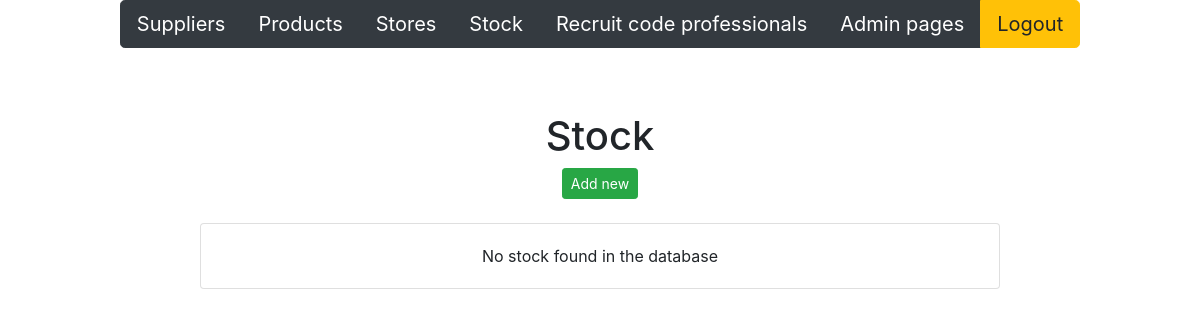
Before: /stock/ (signed in) with the older database file.
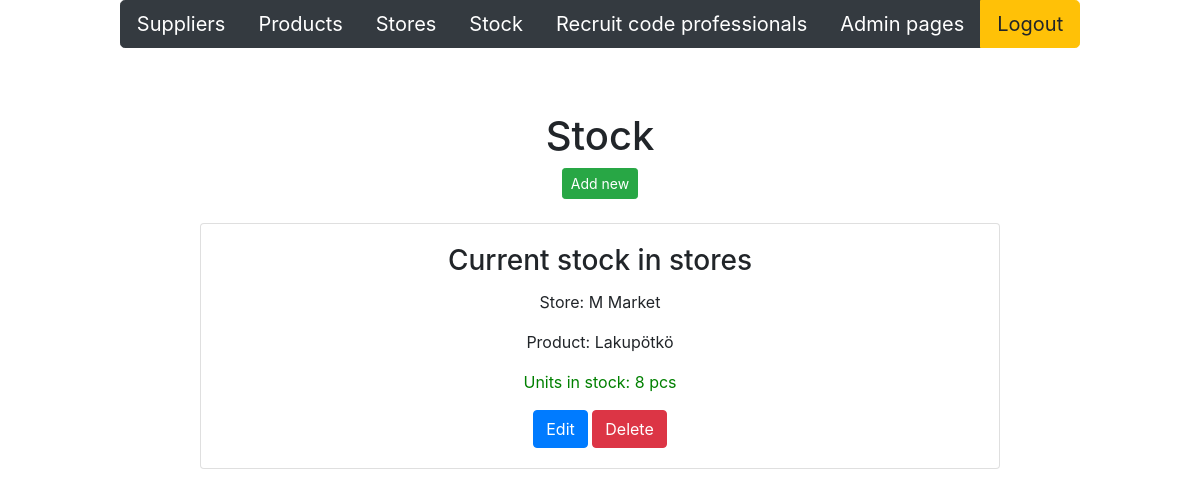
After: the same page with the newer database file.
### app/models.py (models this page shows, shortened)
class Stock(models.Model):
    store = models.ForeignKey(Store, on_delete=models.CASCADE)
    product = models.ForeignKey(Product, on_delete=models.CASCADE)
    quantity = models.IntegerField(default=0)

class Store(models.Model):
    storename = models.CharField(max_length = 50, default="kauppa")
    storemanager = models.CharField(max_length = 50, default="henkilö")
    location = models.CharField(max_length = 100, default="sijainti")
    city = models.CharField(max_length = 30, default="kaupunki")

class Product(models.Model):
    productname = models.CharField(max_length = 20, default = "laku")
    packagesize = models.CharField(max_length = 20, default = 3)
    unitprice = models.DecimalField(max_digits=8, decimal_places=2, default=1.00)
    unitsinstock = models.IntegerField(default = 3)
    supplier = models.ForeignKey(Supplier, on_delete=models.CASCADE)

### app/views.py (the view)
# urls.py: path('stock/', stocklistview),
def stocklistview(request):
    if not request.user.is_authenticated:
        return render(request, 'loginpage.html')
    else:
        stocklist = Stock.objects.all()
        storelist = Store.objects.all()
        productlist = Product.objects.all()
        context = {'stock': stocklist, 'stores': storelist, 'products': productlist}
        return render (request,"stocklist.html",context)

### app/templates/stocklist.html (shortened to what this page needs)
{% extends 'index.html' %}
{% block content %}
<br />
<br />
<h1>Stock</h1>
<button onclick="showaddform()" class="btn btn-success btn-sm">Add new</button>
<br>
<br>
{% for v in stock %}
<div class="card" style="width: 50rem;">
    <div class="card-body">
        <h3 class="card-title">Current stock in stores </h3>
        <p class="card-text">Store: {{v.store.storename}}</p>
        <p class="card-text">Product: {{v.product.productname}}</p>
        {% if v.quantity == 0 %}
        <p class="card-text" style="color: red;">Out of stock!</p>
        {% else %}
        <p class="card-text" style="color: green;">
            Units in stock: {{v.quantity}} pcs
        </p>
        {% endif %}
        <a href="/edit-stock-get/{{v.id}}/" class="btn btn-primary">Edit</a>
        <a href="/confirm-delete-stock/{{v.id}}/" class="btn btn-danger">Delete</a>
    </div>
</div>
{% empty %}
<div class="card" style="width: 50rem;">
    <div class="card-body">
        <p class="card-text">No stock found in the database </p>
    </div>
</div>
{%endfor%}
{% endblock %}

Changed rows visible on the page:
added Stock: store.storename "M Market", product.productname "Lakupötkö", quantity "8"
Other visible differences:
text no longer shown: "No stock found in the database"
